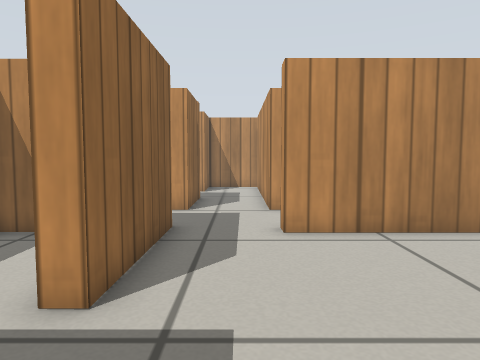
View 1 (above)

24 first-person views from a walk through a Gazebo world. The camera is 0.45 m above the floor, tilts 4° down and sees 70° across. The floor is counted in squares, 0.25 m on a side. Each view is taken from the middle of a square. On the plan, view 1 faces up. The plan holds only what a view shows up to about 17 squares ahead; the rest is blank. Simple patterns stand in for the simulator's built-in surfaces.

View 2
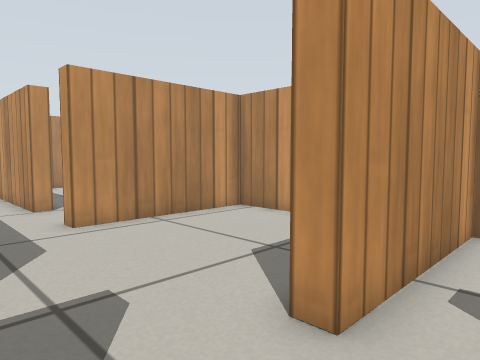

View 3
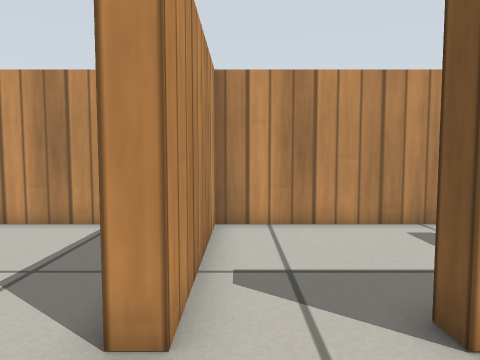

View 4
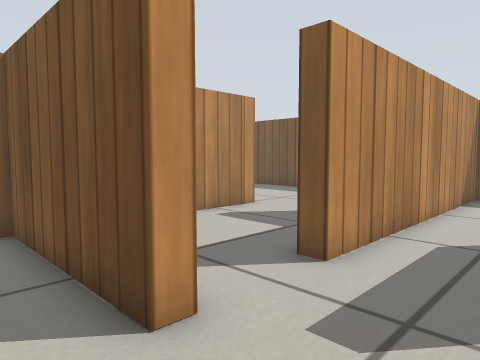

View 5
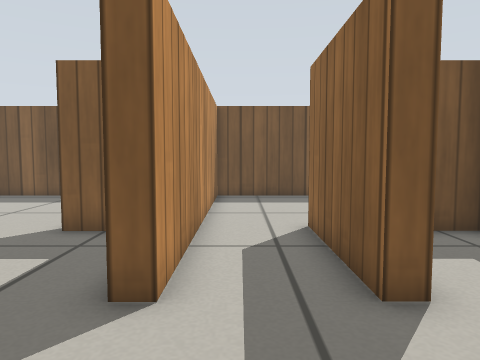

View 6
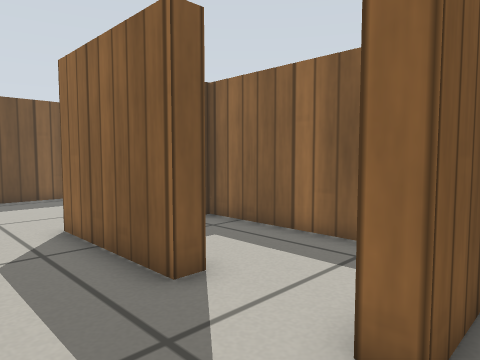

View 7
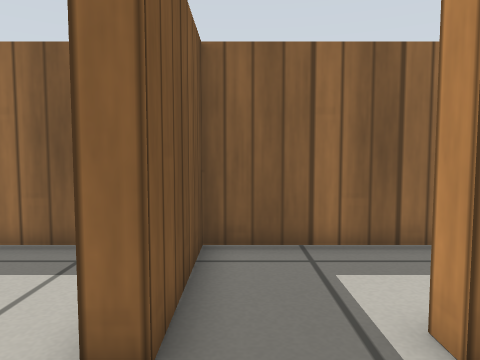

View 8
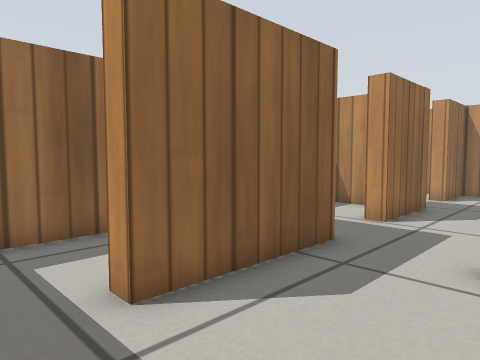

View 9
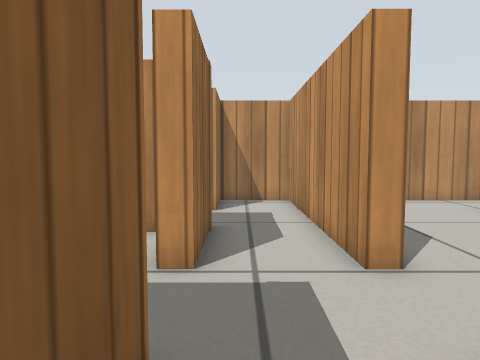

View 10
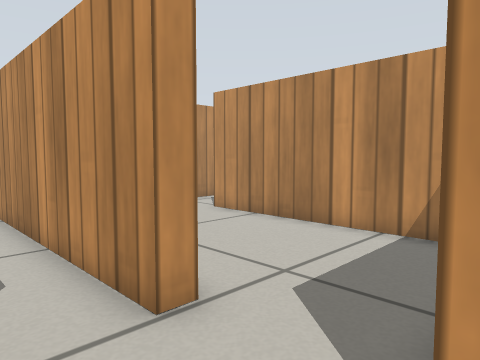

View 11
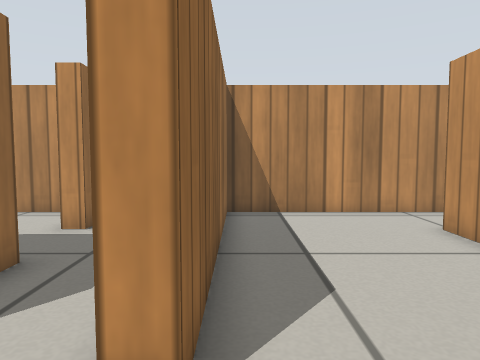

View 12
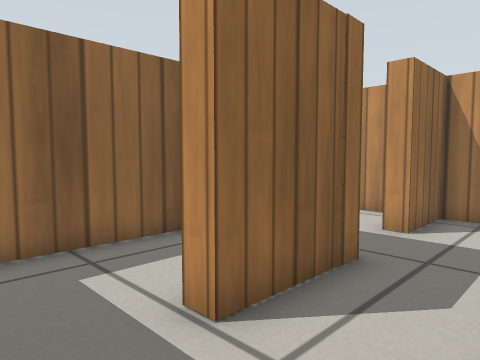

View 13
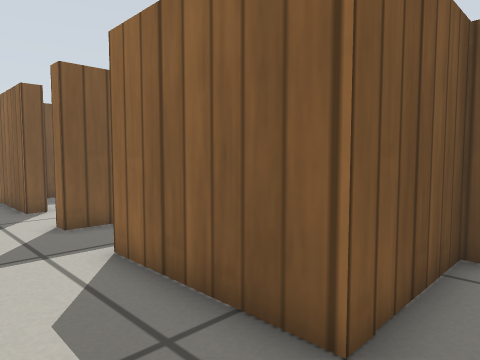

View 14
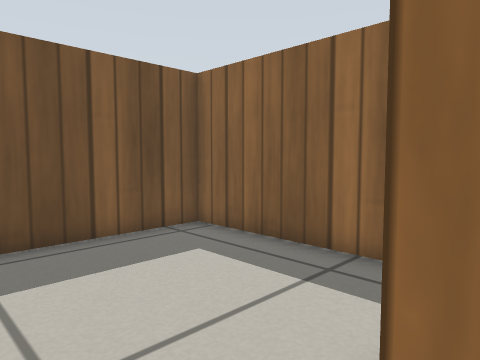

View 15
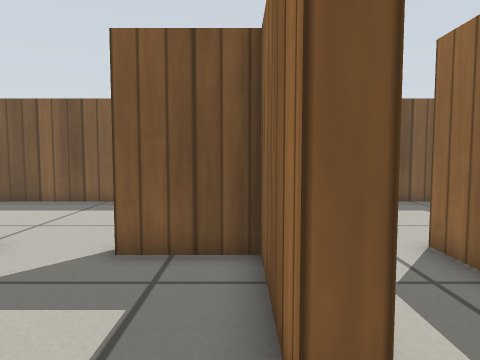

View 16
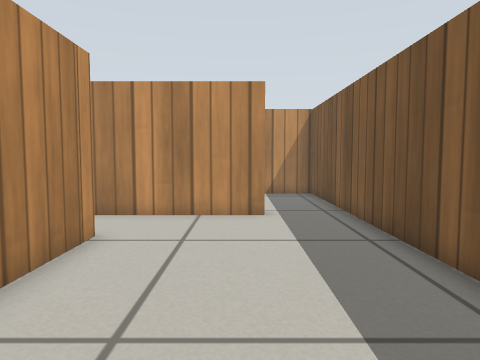

View 17
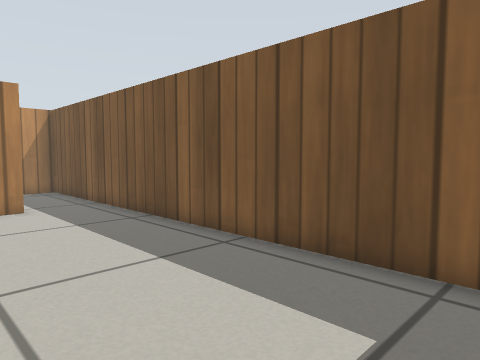

View 18
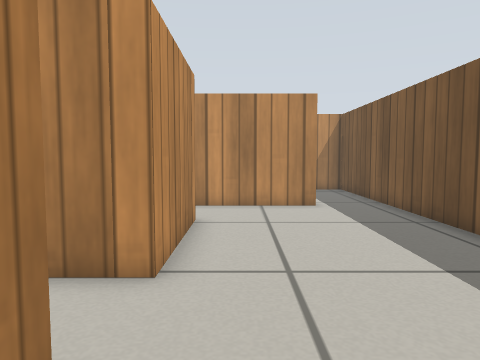

View 19
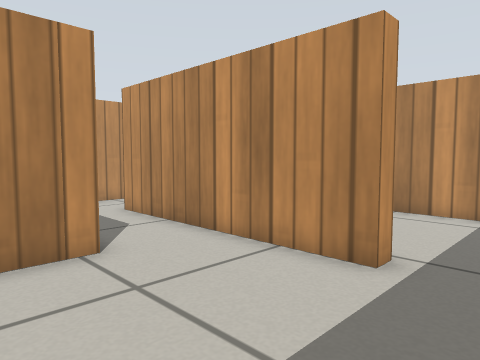

View 20
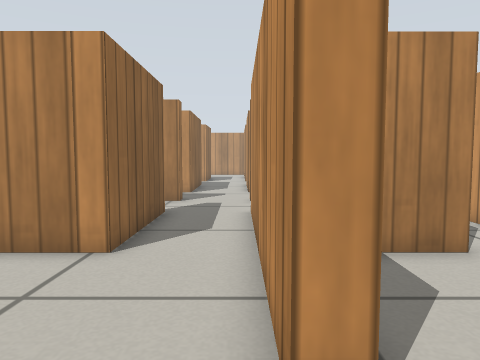

View 21
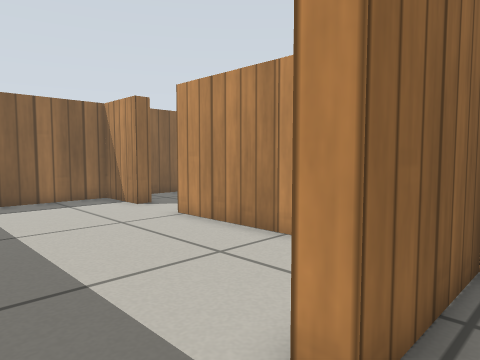

View 22
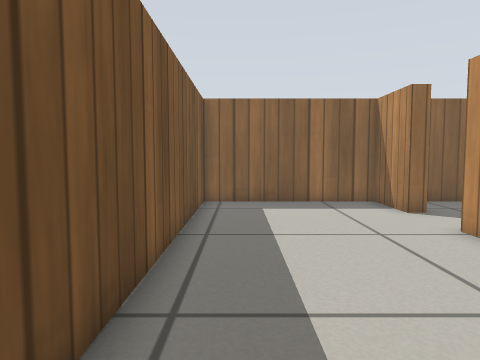

View 23
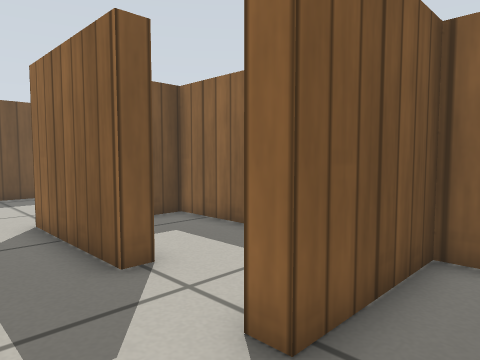

View 24
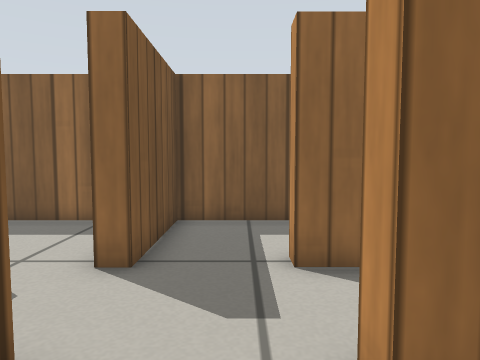

### Floor plan
Points are (right, up) in squares from view 1. A wall is a line through its corners. A room is listed if a view was taken in it or the views show most of it. See-through windows are left out.
Room 1 (views 1, 2, 3, 14, 15)
walls: (-2.4, -2.1) (-1.8, -2.1) (-1.8, -6.7); (6.9, -5.5) (6.9, 0.6) (1, 0.6) (1, 1.3); (1, -8.5) (1, -2.1) (1.6, -2.1) (1.6, -6.1) (4.3, -6.1); (-1.8, 1.3) (-1.8, 0.6)
ways out: opening at (0, 1) to room 2; opening at (5.5, -6.5) to room 4; opening at (-0.5, -7.5) to room 8; opening at (-2, -1) to room 10
Room 2 (views 4, 5, 6, 7, 8, 9)
walls: (1, 1.3) (7, 1.3); (6.9, 3.6) (6.9, 7.9) (1, 7.9); (-1.8, 7.6) (-1.8, 3.9) (-2.5, 3.9)
ways out: opening at (0, 1) to room 1; opening at (0, 8) to room 3; opening at (-2, 2.5) to room 9
Room 3 (views 10, 11, 12, 13)
walls: (-1.8, 14.8) (-1.8, 11.3) (-2.4, 11.3); (1.6, 19.4) (1.6, 11.3) (1, 11.3) (1, 19.9) (-1.8, 19.9) (-1.8, 17.3) (-2.5, 17.3); (1, 7.9) (1, 8.6); (6.9, 10) (6.9, 17.4); (-1.8, 8.6) (-1.8, 7.6); (6.5, 19.9) (1.5, 19.9)
ways out: opening at (0, 8) to room 2; opening at (7, 18.5) to room 6; opening at (-2, 10) to room 12; opening at (-2, 16.5)
Room 4 (views 16, 17, 18, 19)
walls: (4.3, -6.1) (4.3, -6.7) (1.6, -6.7) (1.6, -13.4) (13.6, -13.4); (14.3, -10.7) (14.3, -2.1); (10.9, -2.1) (11.6, -2.1) (11.6, -6.7) (6.9, -6.7) (6.9, -5.5); (11.6, 0.6) (10.9, 0.6)
ways out: opening at (5.5, -6.5) to room 1; opening at (14.5, -12) to room 5; opening at (13, 1) to room 6; opening at (11, -1) to room 11; opening at (15, -1)
Room 5 (views 20, 21, 22)
walls: (13.6, -13.4) (20.3, -13.4) (20.3, -8.6); (18.4, -6.7) (16.6, -6.7); (15, -6.6) (15, -10.7) (14.3, -10.7)
ways out: opening at (14.5, -12) to room 4
Room 6 (view 23)
walls: (11.6, 5) (11.6, 3.7) (10.9, 3.8); (9.2, 19.9) (6.5, 19.9); (10.4, 1.3) (11.6, 1.3) (11.6, 0.6)
ways out: opening at (7, 18.5) to room 3; opening at (13, 1) to room 4; opening at (11, 2.5)
Room 7 (view 24)
walls: (15, 4.5) (15, 3.9) (14.4, 3.9)
Room 8 (no view inside)
walls: (-5.8, -8.2) (-5.8, -13.4) (1, -13.4) (1, -8.5)
ways out: opening at (-0.5, -7.5) to room 1
Room 9 (no view inside)
walls: (-5.8, 5.9) (-5.8, 1.3) (-1.8, 1.3); (-4.7, 7.9) (-5.7, 7.9)
ways out: opening at (-2, 2.5) to room 2
Room 10 (no view inside)
walls: (-5.8, -1.2) (-5.8, -6.1) (-3.4, -6.1)
ways out: opening at (-2, -1) to room 1
Room 11 (no view inside)
walls: (7.5, -1) (7.5, -6.1) (8.6, -6.1)
ways out: opening at (11, -1) to room 4
Room 12 (no view inside)
walls: (-3, 14) (-4.8, 14); (-5.8, 13.9) (-5.8, 8.6) (-1.8, 8.6)
ways out: opening at (-2, 10) to room 3

Where each view was taken, in squares from view 1:
view 1: 0 up, 0 right, facing up
view 2: 1 down, 2 left, facing up-right
view 3: 0 up, 2 left, facing right
view 4: 3 up, 2 left, facing down-right
view 5: 2 up, 0 right, facing down
view 6: 2 up, 1 right, facing down-left
view 7: 2 up, 1 right, facing left
view 8: 2 up, 2 right, facing up-left
view 9: 6 up, 1 left, facing up
view 10: 8 up, 1 left, facing up-right
view 11: 9 up, 2 right, facing up
view 12: 9 up, 1 right, facing up-left
view 13: 10 up, 1 right, facing down-left
view 14: 6 down, 0 right, facing down-left
view 15: 0 up, 2 right, facing down
view 16: 10 down, 4 right, facing right
view 17: 8 down, 2 right, facing down-right
view 18: 8 down, 2 right, facing right
view 19: 13 down, 9 right, facing up-right
view 20: 13 down, 14 right, facing up
view 21: 13 down, 16 right, facing up-left
view 22: 12 down, 15 right, facing left
view 23: 3 up, 14 right, facing down-left
view 24: 3 up, 17 right, facing left
